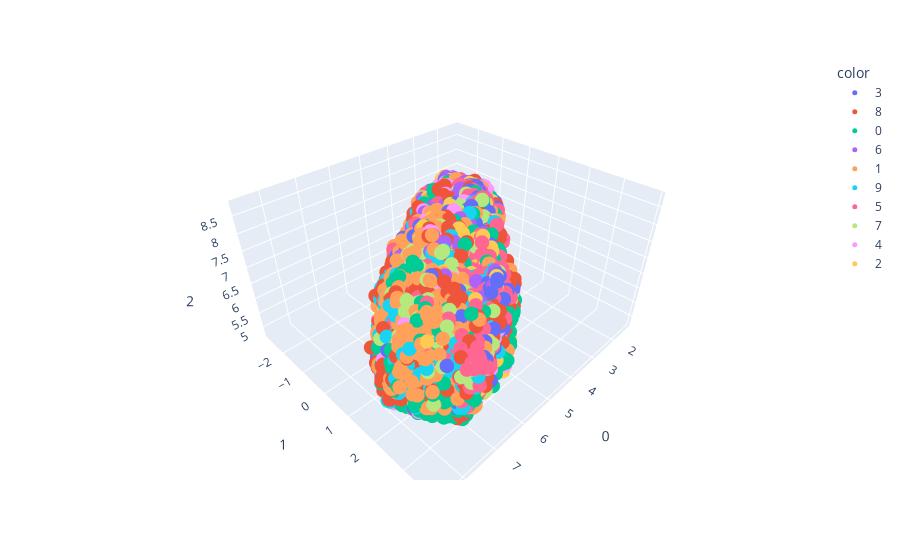

Notebook cell for this chart:
### Code cell
features = df.loc[:, :classColumnName]
umap_3d = UMAP(n_components=3)
proj_3d = umap_3d.fit_transform(features)
fig_3d = px.scatter_3d(
    proj_3d, x=0, y=1, z=2,
color = df.classNames
)
fig_3d.update_traces(marker_size=5)

fig_3d.show()

### Figure 1 — Plotly figure (JSON) as saved in the notebook; plotly's stock layout.template omitted (floating-point values rounded to 4 significant figures; data arrays with more than 128 entries replaced by an {"elided": "..."} marker saying what was removed)
{"data": [{"hovertemplate": "color=3<br>0=%{x}<br>1=%{y}<br>2=%{z}<extra></extra>", "legendgroup": "3", "marker": {"color": "#636efa", "size": 5, "symbol": "circle"}, "mode": "markers", "name": "3", "scene": "scene", "showlegend": true, "type": "scatter3d", "x": {"elided": "1000 float values"}, "y": {"elided": "1000 float values"}, "z": {"elided": "1000 float values"}}, {"hovertemplate": "color=8<br>0=%{x}<br>1=%{y}<br>2=%{z}<extra></extra>", "legendgroup": "8", "marker": {"color": "#EF553B", "size": 5, "symbol": "circle"}, "mode": "markers", "name": "8", "scene": "scene", "showlegend": true, "type": "scatter3d", "x": {"elided": "1000 float values"}, "y": {"elided": "1000 float values"}, "z": {"elided": "1000 float values"}}, {"hovertemplate": "color=0<br>0=%{x}<br>1=%{y}<br>2=%{z}<extra></extra>", "legendgroup": "0", "marker": {"color": "#00cc96", "size": 5, "symbol": "circle"}, "mode": "markers", "name": "0", "scene": "scene", "showlegend": true, "type": "scatter3d", "x": {"elided": "1000 float values"}, "y": {"elided": "1000 float values"}, "z": {"elided": "1000 float values"}}, {"hovertemplate": "color=6<br>0=%{x}<br>1=%{y}<br>2=%{z}<extra></extra>", "legendgroup": "6", "marker": {"color": "#ab63fa", "size": 5, "symbol": "circle"}, "mode": "markers", "name": "6", "scene": "scene", "showlegend": true, "type": "scatter3d", "x": {"elided": "1000 float values"}, "y": {"elided": "1000 float values"}, "z": {"elided": "1000 float values"}}, {"hovertemplate": "color=1<br>0=%{x}<br>1=%{y}<br>2=%{z}<extra></extra>", "legendgroup": "1", "marker": {"color": "#FFA15A", "size": 5, "symbol": "circle"}, "mode": "markers", "name": "1", "scene": "scene", "showlegend": true, "type": "scatter3d", "x": {"elided": "1000 float values"}, "y": {"elided": "1000 float values"}, "z": {"elided": "1000 float values"}}, {"hovertemplate": "color=9<br>0=%{x}<br>1=%{y}<br>2=%{z}<extra></extra>", "legendgroup": "9", "marker": {"color": "#19d3f3", "size": 5, "symbol": "circle"}, "mode": "markers", "name": "9", "scene": "scene", "showlegend": true, "type": "scatter3d", "x": {"elided": "1000 float values"}, "y": {"elided": "1000 float values"}, "z": {"elided": "1000 float values"}}, {"hovertemplate": "color=5<br>0=%{x}<br>1=%{y}<br>2=%{z}<extra></extra>", "legendgroup": "5", "marker": {"color": "#FF6692", "size": 5, "symbol": "circle"}, "mode": "markers", "name": "5", "scene": "scene", "showlegend": true, "type": "scatter3d", "x": {"elided": "1000 float values"}, "y": {"elided": "1000 float values"}, "z": {"elided": "1000 float values"}}, {"hovertemplate": "color=7<br>0=%{x}<br>1=%{y}<br>2=%{z}<extra></extra>", "legendgroup": "7", "marker": {"color": "#B6E880", "size": 5, "symbol": "circle"}, "mode": "markers", "name": "7", "scene": "scene", "showlegend": true, "type": "scatter3d", "x": {"elided": "1000 float values"}, "y": {"elided": "1000 float values"}, "z": {"elided": "1000 float values"}}, {"hovertemplate": "color=4<br>0=%{x}<br>1=%{y}<br>2=%{z}<extra></extra>", "legendgroup": "4", "marker": {"color": "#FF97FF", "size": 5, "symbol": "circle"}, "mode": "markers", "name": "4", "scene": "scene", "showlegend": true, "type": "scatter3d", "x": {"elided": "1000 float values"}, "y": {"elided": "1000 float values"}, "z": {"elided": "1000 float values"}}, {"hovertemplate": "color=2<br>0=%{x}<br>1=%{y}<br>2=%{z}<extra></extra>", "legendgroup": "2", "marker": {"color": "#FECB52", "size": 5, "symbol": "circle"}, "mode": "markers", "name": "2", "scene": "scene", "showlegend": true, "type": "scatter3d", "x": {"elided": "1000 float values"}, "y": {"elided": "1000 float values"}, "z": {"elided": "1000 float values"}}], "layout": {"legend": {"title": {"text": "color"}, "tracegroupgap": 0}, "margin": {"t": 60}, "scene": {"domain": {"x": [0, 1], "y": [0, 1]}, "xaxis": {"title": {"text": "0"}}, "yaxis": {"title": {"text": "1"}}, "zaxis": {"title": {"text": "2"}}}}}
